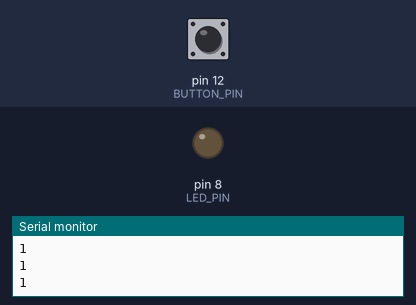
Bench run of a sketch on a simulated Arduino Uno, built with avr-gcc and run on an emulated ATmega328P. Shown: output pins drawn as LEDs (lit = HIGH), the last lines printed to the serial monitor. The test bench sets the inputs (shaded band); at power-on: pin 12 (BUTTON_PIN) HIGH.

Above: at 1.2 s.
1.3 s: pin 12 (BUTTON_PIN) pulled LOW for 0.15 s
At 2.3 s:
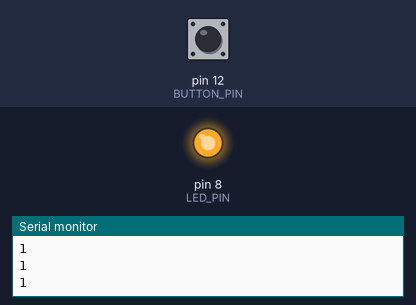
2.9 s: pin 12 (BUTTON_PIN) pulled LOW for 1 s
At 3.6 s:
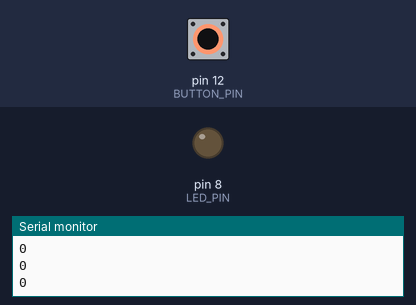
5.4 s: pin 12 (BUTTON_PIN) pulled LOW for 3.2 s
At 6.8 s:
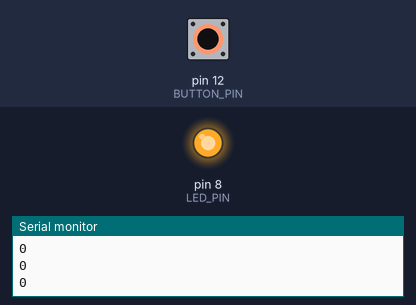
Timing chart, 0 to 8.4 s (numbered marks = the images above; inputs shaded):
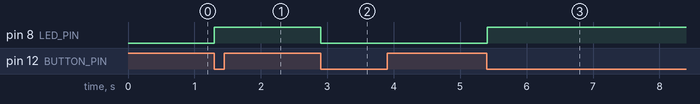

Measured:
- after the input at 1.3 s, pin 8 (LED_PIN): LOW → HIGH at once
- after the input at 2.9 s, pin 8 (LED_PIN): HIGH → LOW at once
- after the input at 5.4 s, pin 8 (LED_PIN): LOW → HIGH at once

The sketch:

28_toggle_button_expl.ino
```cpp
// Initially: `LEDState = 0` (off), `lastButtonValue = 1` (not pressed).
// I pressed the button: `LEDState = 1` (on), `lastButtonValue = 0` (pressed).
// Next loop: `LEDState = 1` (on), `lastButtonValue = 1` (not pressed).
// I pressed the button: `LEDState = 0` (off), `lastButtonValue = 0` (pressed).
// Next loop: `LEDState = 0` (off), `lastButtonValue = 1` (not pressed).
// I pressed and held the button: `LEDState = 1` (on), `lastButtonValue = 0` (pressed).
// Next loop: `LEDState = 1` (on), `lastButtonValue = 0` (pressed).
// Next loop: `LEDState = 1` (on), `lastButtonValue = 0` (pressed).
// Next loop: `LEDState = 1` (on), `lastButtonValue = 0` (pressed).
// I released the button: `LEDState = 1` (on), `lastButtonValue = 1` (not pressed).
// I pressed the button: `LEDState = 0` (off), `lastButtonValue = 0` (pressed).

const int LED_PIN = 8;
const int BUTTON_PIN = 12;
const int DELAY_TIME = 100;

int LEDState = 0;
int lastButtonValue = 1;

void setup()
{
    Serial.begin(9600);
    pinMode(LED_PIN, OUTPUT);
    pinMode(BUTTON_PIN, INPUT);
}

void loop()
{
    int buttonValue = digitalRead(BUTTON_PIN);
    Serial.println(buttonValue);

    if (buttonValue == 0 && lastButtonValue == 1)
    {
        LEDState = !LEDState;
    }

    lastButtonValue = buttonValue;
    digitalWrite(LED_PIN, LEDState);

    delay(DELAY_TIME);
}
```
